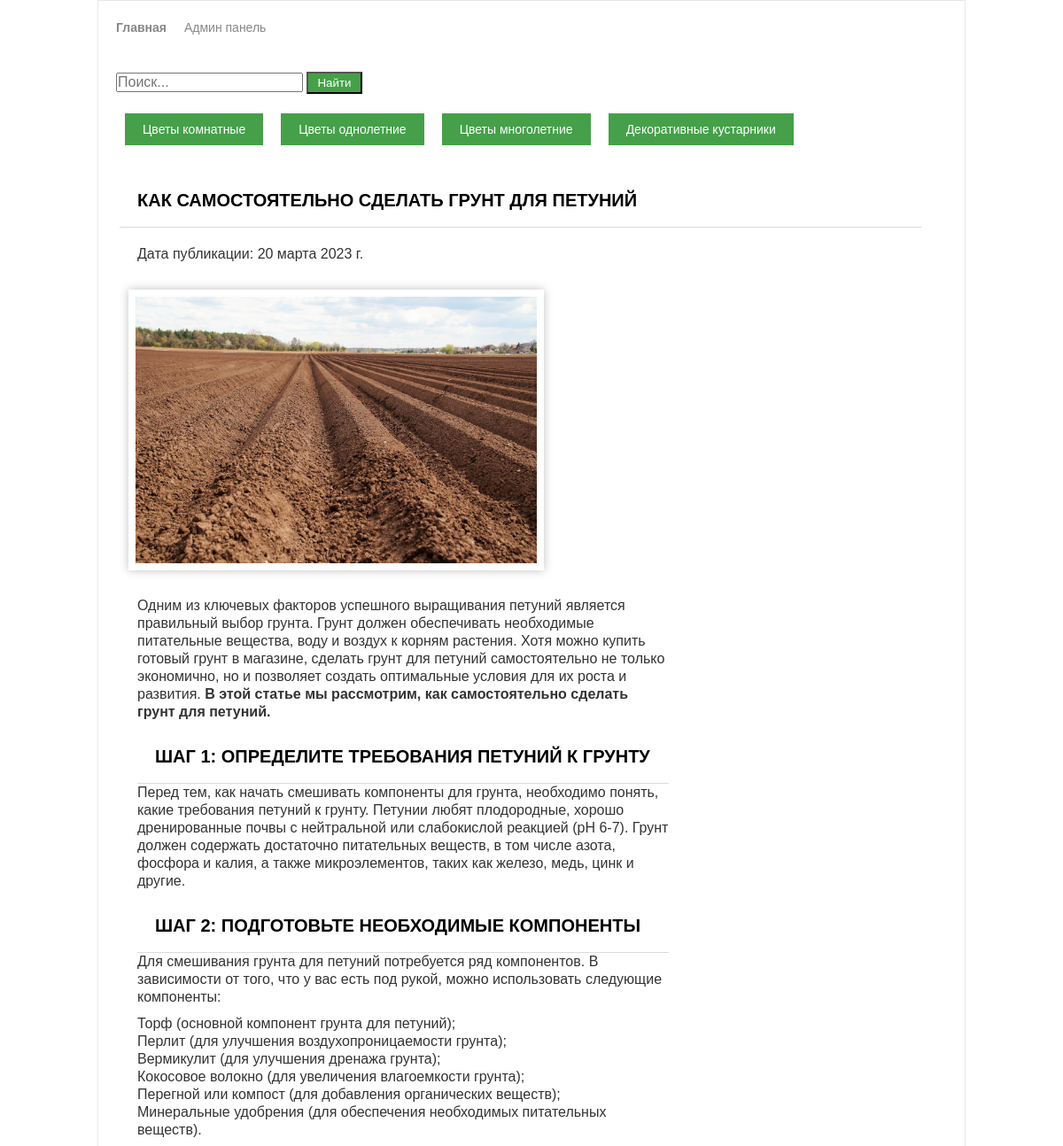
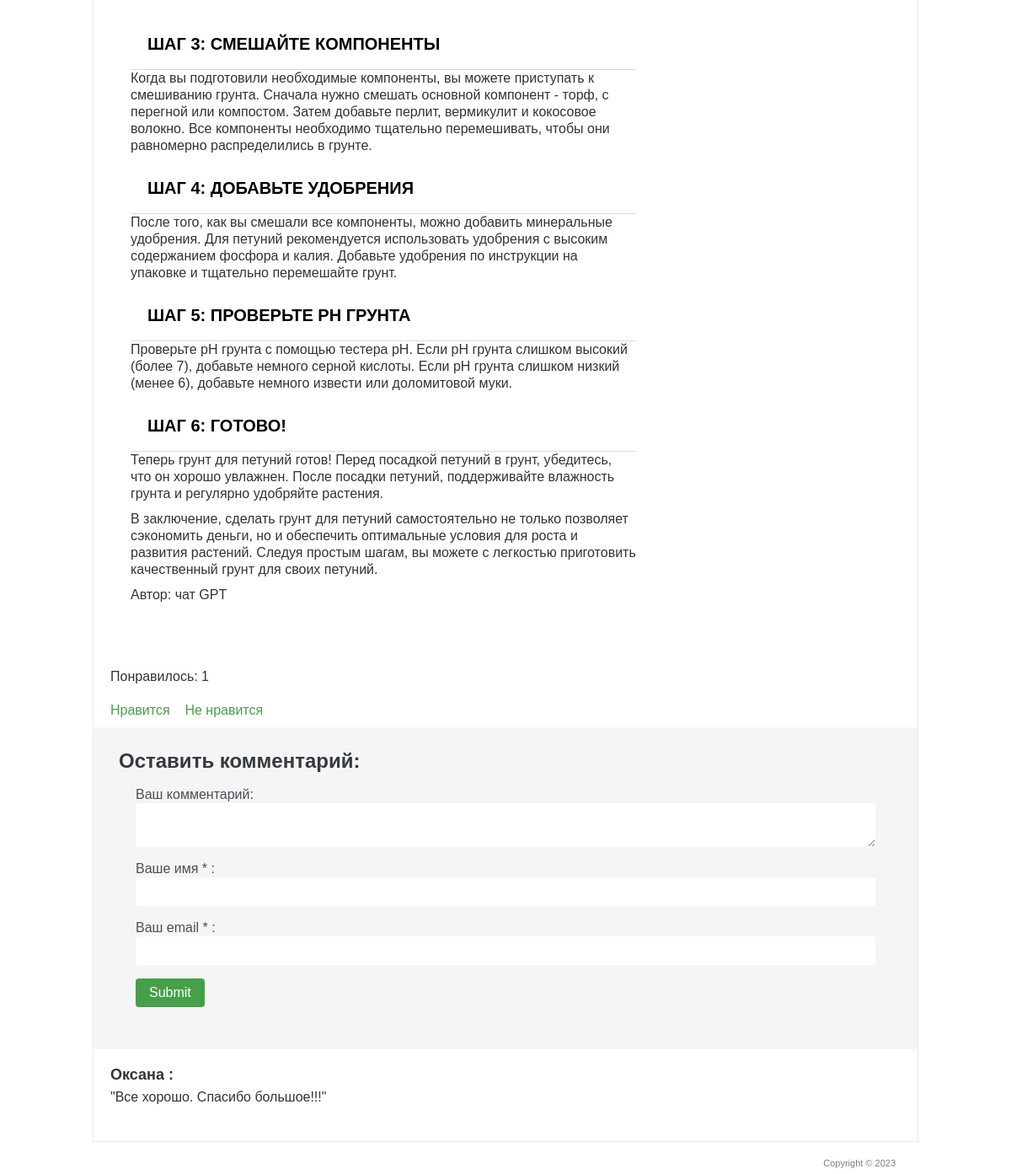
Page /2/ on the committed database (2 pictures, top to bottom).
### blog/models.py (models this page shows, shortened)
class Post(models.Model):
    TOPIC_TYPES = [
        (1, 'Цветы комнатные'),
        (2, 'Цветы однолетние'),
        (3, 'Цветы многолетние'),
        (4, 'Декоративные кустарники'),
    ]
    title = models.CharField('Название статьи', max_length=150)
    text = models.TextField('Текст статьи')
    author = models.CharField('Автор', max_length=100)
    data = models.DateField('Дата публикации')
    img = models.ImageField('Изображение', upload_to='image/%Y')
    type = models.IntegerField(choices=TOPIC_TYPES)
    class Meta:
        verbose_name = 'Статья'
        verbose_name_plural = 'Статьи сайта'

class Comments(models.Model):
    email = models.EmailField()
    name = models.CharField('Имя', max_length=50)
    text_comment = models.TextField('Текст комментария', max_length=1500)
    post = models.ForeignKey(Post, verbose_name='Статья', on_delete=models.CASCADE)
    class Meta:
        ordering = ['-id']
        verbose_name = 'Комментарий'
        verbose_name_plural = 'Комментарии'

### blog/views.py (the view)
# urls.py: path('<int:art_id>/', PostSingle.as_view()),
class PostSingle(View):
    def get(self, request, art_id):
        post = Post.objects.get(id=art_id)
        return render(request, 'blog/single.html', {'post': post})

### templates/blog/single.html (shortened to what this page needs)
<!DOCTYPE>
{% load static %}
<html >
<head>
	<link rel="stylesheet" href="{% static 'css/style.css' %}" type="text/css" media="all" />
</head>
<body>
<div class="shell">
	<div class="border">
		<div id="navigation_adm">
			<ul>
			    <li><a href="/" class="active">Главная</a></li>
			    <li><a href="/admin">Админ панель</a></li>
			</ul>
		</div>
<form action="{% url 'search_results' %}" method="get">
  <input type="text" name="q" placeholder="Поиск..." value="{{ query }}">
  <button type="submit">Найти</button>
</form>
        <div id="navigation">
			<ul>
			    <li><a href="/filter/?type=1">Цветы комнатные</a></li>
			    <li><a href="/filter/?type=2">Цветы однолетние</a></li>
                <li><a href="/filter/?type=3">Цветы многолетние</a></li>
			    <li><a href="/filter/?type=4">Декоративные кустарники</a></li>
			</ul>
		</div>
		<div id="main">
			<div id="content" class="left">
				<div class="projects">
					<h1>{{ post.title }}</h1>
                    <p class="data">Дата публикации: {{ post.data }}</p>
                   <p>
                       <img src="{{ post.img.url }}" width="50%" alt="" />
                   </p>
					<div class="item">
						<div class="text left">
							<article>{{ post.text|safe }}</article>
							<p>Автор: {{ post.author }}</p>
						</div>
					</div>
				</div>
			</div>
		</div>
        <div class="like">
            <br>
            <p>Понравилось: {{ post.likes_set.all.count }}</p>
            <br>
            <a href="{% url 'add_like' post.id %}">Нравится</a>&nbsp; &nbsp;
            <a href="{% url 'del_like' post.id %}">Не нравится</a>
        </div>
        <div class="form_comments">
            <h3>Оставить комментарий:</h3>
            <div>
                <form action="{% url 'add_comments' post.id %}" method="post">
                    <div>
                        <label>Ваш комментарий:</label>
                        <textarea name="text_comment"></textarea>
                    </div>
                    <div>
                        <label>Ваше имя * :</label>
                        <input name="name" type="text">
                    </div>
                    <div>
                        <label>Ваш email * :</label>
                        <input name="email" type="email">
                    </div>
                    <div>
                        <input type="submit">
                    </div>
                </form>
            </div>
        </div>
        <div class="comments">
            {% for comment in post.comments_set.all %}
                <h4>{{ comment.name }} : </h4>
                <p>
                    "{{ comment.text_comment }}"
                </p>
                <br>
            {% endfor %}
        </div>
	</div>
	<div id="footer">
		<p class="copy right">Copyright &copy;  2023 </p>
	</div>
</div>
</body>
</html>

### static/css/style.css (style rules this page uses)
* { margin: 0; padding: 0; outline:0; }
body { font-size: 16px; line-height: 20px; font-family: Georgia, Arial, Helvetica, Sans-Serif; color: #333; background-image: url('../img/bg.jpg'); background-attachment: fixed; background-size: cover; background-repeat: no-repeat; background-position: center; }
.list, form { margin: 20px; }
a { color: #45a049; text-decoration: none; cursor:pointer; }
input, textarea, select { font-family: Arial, Helvetica, sans-serif; font-size:16px; }
textarea { overflow:auto; }
.left, .alignleft { float: left; display: inline; }
.right, .alignright { float: right; display: inline; }
.shell { width: 980px; margin: 0 auto; }
.border { border: 1px solid #e8e8e8; background: #fff; position: relative; }
#main { width: 932px; padding: 0px 24px 17px 24px; }
#main h3, h2, h1 { font-size: 20px; line-height: 20px; color: #000; text-transform: uppercase; border-bottom: 1px solid #dbdbdb; padding: 20px; }
#content { width: 905px; }
.projects { padding: 10px 0 0 0; }
.projects .item { margin: 20px; }
.projects .text { width: 600px; }
.projects .text p { padding: 0 0 10px; }
#footer { font-family: Arial, sans-serif; font-size: 11px; line-height: 14px; color: #7f7f7f; padding: 18px 27px 20px 38px; background: #ffffff; }
img { box-shadow: 0 0 10px rgba(0, 0, 0, 0.25); border: 4px solid #fff; padding: 4px; margin: 10px; }
#navigation_adm ul { list-style-type: none; margin: 0; padding: 20px; display: flex; }
#navigation_adm li { margin-right: 20px; }
#navigation_adm li:last-child { margin-right: 0; }
#navigation_adm a { color: #888; font-size: 14px; text-decoration: none; }
#navigation_adm a.active { font-weight: bold; }
#navigation ul { list-style-type: none; margin: 20px; padding: 10px; display: flex; }
#navigation li { margin-right: 20px; }
#navigation li:last-child { margin-right: 0; }
#navigation a { color: #888; font-size: 14px; text-decoration: none; }
#navigation a { margin-top: 20px; background-color: #45a049; color: white; border: none; padding: 10px 20px; cursor: pointer; transition: background-color 0.3s ease-in-out; }
.like { padding: 10px 20px; }
.comments { margin: 20px; }
.comments h4 { font-size: 18px; font-weight: bold; margin-bottom: 5px; }
.comments p { margin: 0; font-size: 16px; line-height: 1.5; }
.form_comments { background-color: #f5f5f5; border-radius: 4px; padding: 30px; }
.form_comments h3 { color: #343a40; font-size: 24px; margin-bottom: 16px; }
.form_comments label { color: #495057; font-size: 16px; }
.form_comments input[type="text"], .form_comments input[type="email"], .form_comments textarea { border: none; border-radius: 4px; color: #212529; font-size: 16px; margin-bottom: 16px; padding: 8px; width: 100%; }
.form_comments input[type="submit"] { background-color: #45a049; border: none; border-radius: 4px; color: #ffffff; cursor: pointer; font-size: 16px; padding: 8px 16px; }
p.data { padding: 20px; }
form button[type="submit"] { background-color: #45a049; color: white; padding: 3px 10px; }

### rows in the picture
Post: title "КАК САМОСТОЯТЕЛЬНО СДЕЛАТЬ ГРУНТ ДЛЯ ПЕТУНИЙ", data "20 марта 2023 г.", img (picture), text "Одним из ключевых факторов успешного выращивания петуний является правильный выбор грунта. Грунт должен обеспечивать необходимые питательные вещества, воду и воздух к корням растения. Хотя можно купить готовый грунт в магазине, сделать грунт для петуний самостоятельно не только экономично, но и позволяет создать оптимальные условия для их роста и развития. В этой статье мы рассмотрим, как самостоятельно сделать грунт для петуний. ШАГ 1: ОПРЕДЕЛИТЕ ТРЕБОВАНИЯ ПЕТУНИЙ К ГРУНТУ Перед тем, как начать смешивать компоненты для грунта, необходимо понять, какие требования петуний к грунту. Петунии любят плодородные, хорошо дренированные почвы с нейтральной или слабокислой реакцией (pH 6-7). Грунт…", author "чат GPT", likes_set.all.count "1"
Comments: name "Оксана", text_comment "Все хорошо. Спасибо большое!!!"
